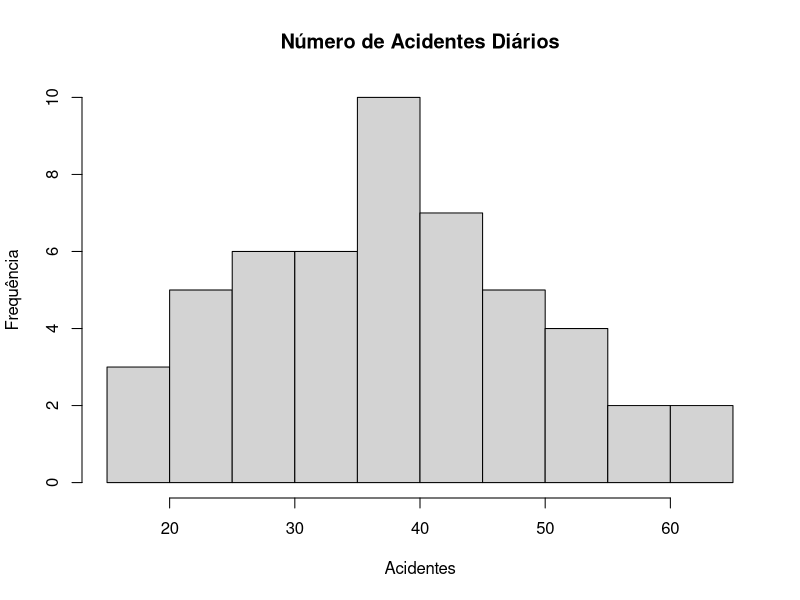
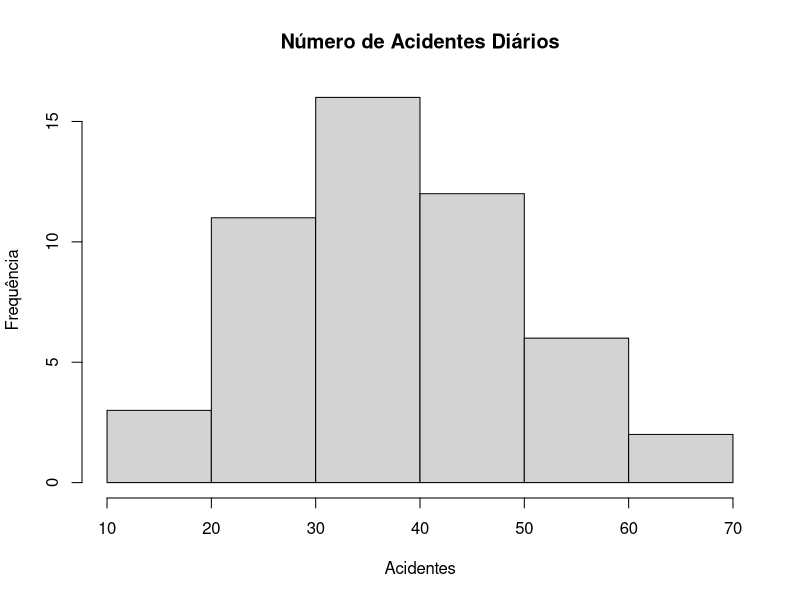
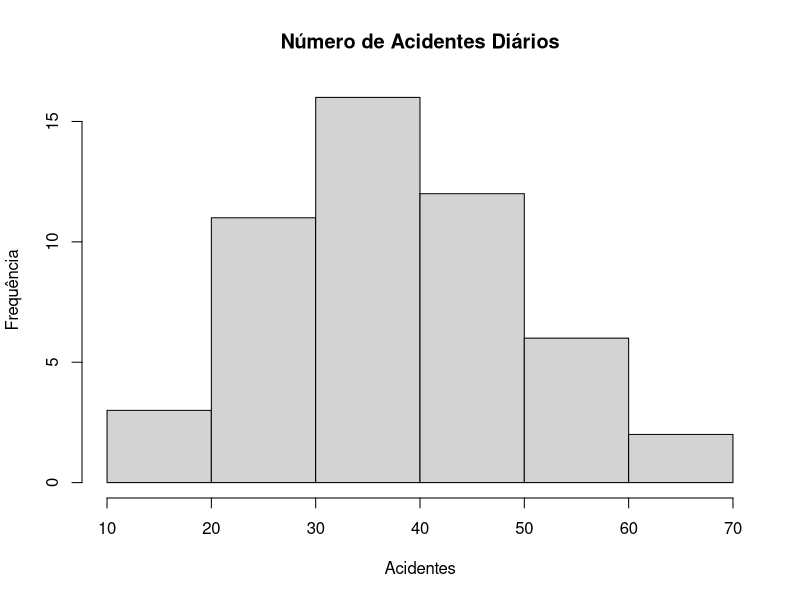

R code for these plots, in order:
setwd('/home/ralsouza/Documents/r_projects/machine_learning_R')
getwd()

#### HISTOGRAMA ####

# Um histograma é um modelo de gráfico que representa uma distribuição de frequências 
# através de um agrupamento de classes, de forma que se pode contabilizar as ocorrências dos 
# dados em cada classe. 

# Possibilita visualizar a distribuição de medidas, a dispersão, simetria dos dados e tendências centrais.

# Os conceitos de Frequência Absoluta e Frequência Relativa são importantes na construção de um histograma. 

# Por frequência absoluta, entende-se o número de observações correspondente a cada classe. 

# A frequência relativa, por sua vez, diz respeito ao quociente entre a frequência absoluta da classe 
# correspondente e a soma das frequências absolutas. 

# A soma das áreas de todos os retângulos do histograma deve ser igual a 1.

# Como fazer um histograma manualmente?

# 1- Ordenar os valores
# 2- Encontrar a amplitude total: A = xmax − xmin. Assim, os intervalos devem cobrir uma faixa de, no mínimo, o valor da amplitude.
# 3- Estimar o número de classes: 2k ≤ n. Sendo que n é igual a raiz quadrada do número total de observações.
# 4- Estimar o tamanho de cada intervalo de classe: C = A/k
# 5- Contar o número de observações que caem em cada intervalo de classe (subintervalo), frequência.
# 6- Determinar a frequência relativa do intervalo: Frequência relativa = frequência/total de observações.
# 7- Construir o gráfico.

# Exemplo: Os seguintes dados representam o número de acidentes diários em um complexo industrial 
# (colocados em ordem crescente), durante o período de 50 dias. Represente o histograma desses dados.
dados = c(18, 20, 20, 21, 22, 24, 25, 25, 26, 27, 29, 29, 
          30, 30, 31, 31, 32, 33, 34, 35, 36, 36, 37, 37, 
          37, 37, 38, 38, 38, 40, 41, 43, 44, 44, 45, 45, 
          45, 46, 47, 48, 49, 50, 51, 53, 54, 54, 56, 58, 62, 65)

hist(dados, main = 'Número de Acidentes Diários', xlab = 'Acidentes', ylab = 'Frequência')
hist(dados, main = 'Número de Acidentes Diários', xlab = 'Acidentes', ylab = 'Frequência', breaks = 6)
# O interpretador verifica que 6 breaks é o mínimo e ao reduzir para 5 o gráfico mantém com 6 bins
hist(dados, main = 'Número de Acidentes Diários', xlab = 'Acidentes', ylab = 'Frequência', breaks = 5)
?hist
